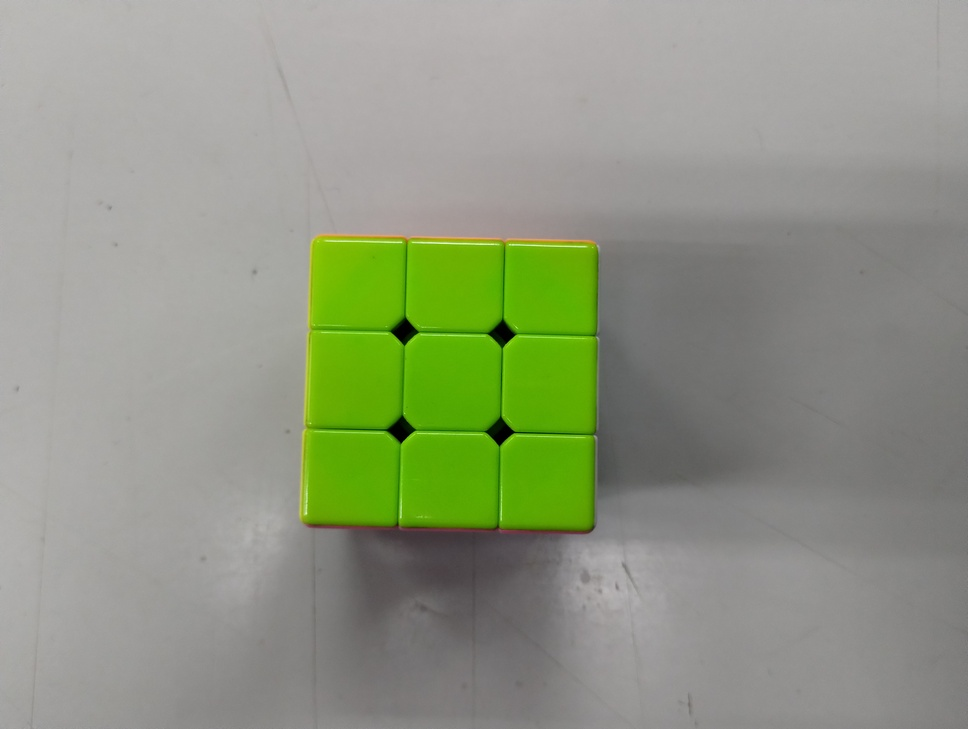
#> input picture 2 - Object Detection/rubix_2.jpg, 968 x 729 px, shrunk from 4080 x 3072 before the run, given in place of the camera
$ python object_detection.py
#> lines starting #> are read from the running program, lines starting #| are printed output that depends on the picture; after the words box and inside, x2 and y2 are one past the last pixel; in counts of white or black regions, pixels touching at a corner belong together
import numpy as np
import cv2


if __name__ == "__main__":

	# define a video capture object
	vid = cv2.VideoCapture(1)

	while(True):

		# Capture the video frame
		# by frame
		ret, frame = vid.read()
#> frame is the input picture: shape (729, 968, 3); mean B, G, R 130, 151.3, 143.9


		### Step 1 : Convert frame to HSV
		hsv_image = cv2.cvtColor(frame, cv2.COLOR_BGR2HSV)
#> hsv_image: shape (729, 968, 3); mean H, S, V 32.3, 35.4, 152.8

		### Step 2: Select lower and upper bounds for color filtering to create a mask
		lower = np.array([0, 85, 176])
		upper = np.array([40, 255, 255])
		mask = cv2.inRange(hsv_image, lower, upper)
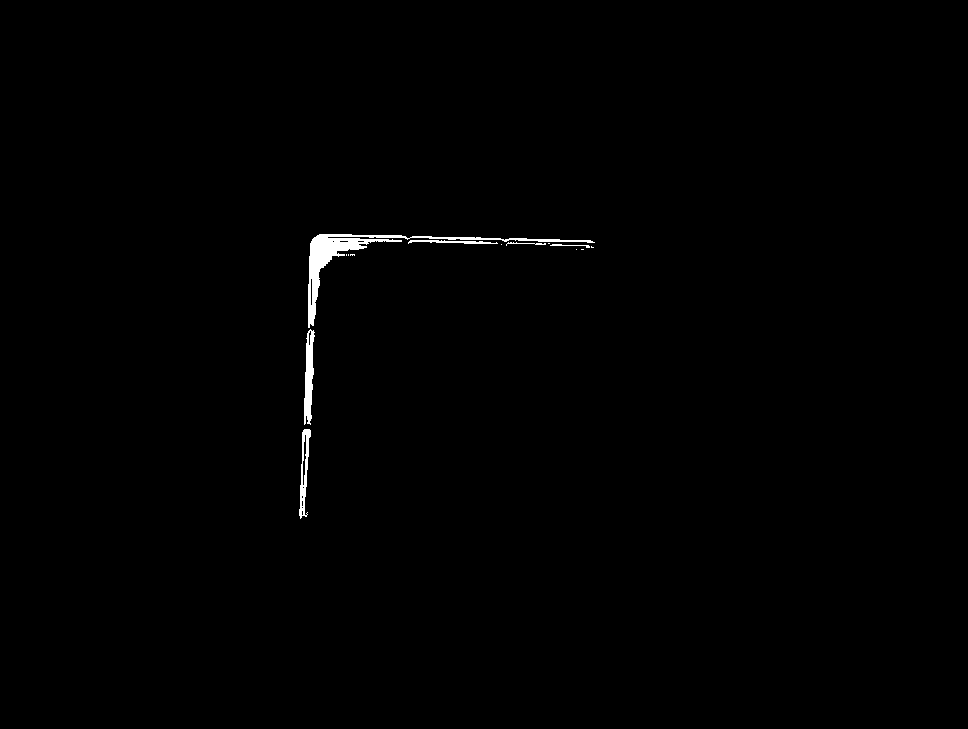
#> mask: shape (729, 968); 0.54% white; 14 white regions (8 under 20 px), largest, box (x1, y1, x2, y2) and area: (308, 234, 595, 328) 2343, (304, 329, 315, 425) 662, (299, 429, 311, 519) 478, (408, 240, 498, 244) 199, (550, 244, 590, 248) 57, (506, 242, 546, 246) 54

		### Step 3: Remove Noise in Image
		kernel = np.ones((5,5), np.uint8)
		mask = cv2.erode(mask, kernel, iterations=1)
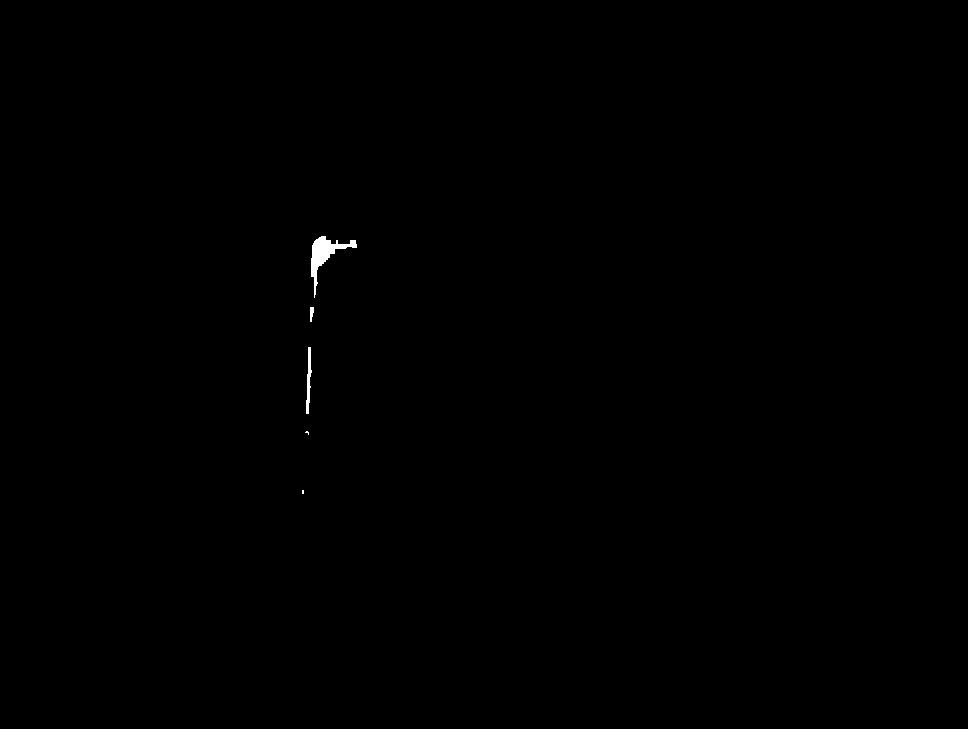
#> mask: shape (729, 968); 0.15% white; 5 white regions (2 under 20 px)

		### Step 4: Find and draw Contours
		contours, hierarchy = cv2.findContours(mask, cv2.RETR_EXTERNAL, cv2.CHAIN_APPROX_SIMPLE)
#> contours = 5 contours, 2 with area under 20; largest, box (x1, y1, x2, y2) and area: (311, 236, 357, 298) 656, (306, 347, 312, 414) 143, (310, 307, 314, 322) 29
		# print(contours)

		# frame = cv2.drawContours(frame, contours, -1, (0, 0, 255), 3)

		## Step 5: Take only the largest contour as the main contour
		main_contour = []
		for cnt in contours:
			area = cv2.contourArea(cnt)
			if area > 200:
				main_contour.append(cnt)
#> this loop made 5 passes
#> area on passes 3 to 5: 143, 29, 656.5
#> after the loop, main_contour = 1 contour; box (x1, y1, x2, y2) and area: (311, 236, 357, 298) 656

		frame = cv2.drawContours(frame, main_contour, -1, (0, 0, 255), 3)
		# # print(len(main_contour))

		## Step 6: Calculate the centroid of the object
		try:
			M = cv2.moments(main_contour[0])
#> M = moments, m00 656.5, centre m10/m00, m01/m00 = (323.9, 253.1)
			cx = int(M['m10']/M['m00'])
#> cx = 323
			cy = int(M['m01']/M['m00'])
#> cy = 253
			print(M)
#> (printed output is left out)

			text = str((cx, cy))
#> text = '(323, 253)'
			frame = cv2.putText(frame, text, (cx, cy),cv2.FONT_HERSHEY_SIMPLEX, 0.5, (0, 255, 255), 2)
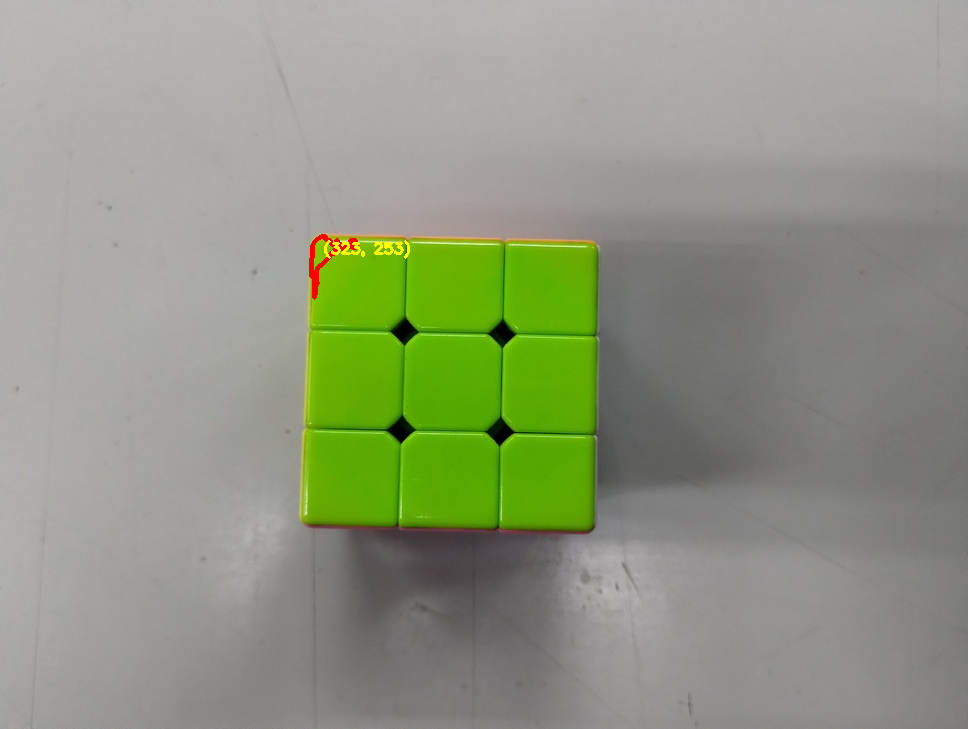
#> frame: shape (729, 968, 3); mean B, G, R 129.9, 151.2, 144.1
		except Exception as e:
			print(e)
			pass


		# Display the resulting frame
		cv2.imshow('frame', frame)
		# cv2.imshow('HSV', hsv_image)
		cv2.imshow('mask', mask)

		# the 'q' button is set as the
		# quitting button you may use any
		# desired button of your choice
		if cv2.waitKey(1) & 0xFF == ord('q'):
#> (key q is pressed here)
			break

	# After the loop release the cap object
	vid.release()
	# Destroy all the windows
	cv2.destroyAllWindows()
